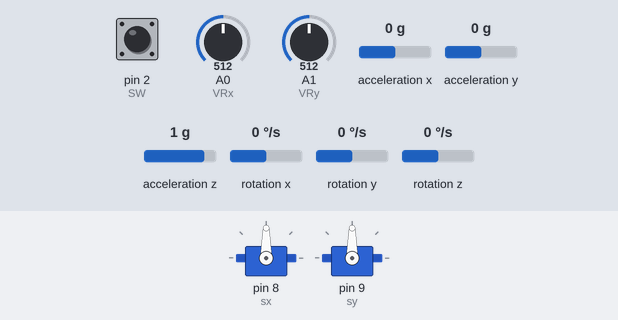
The sketch below on a simulated Arduino Uno, built with avr-gcc and run on an emulated ATmega328P. Parts: 2 × servo. The inputs (shaded band) are chosen by the test bench; at power-on: A0 (VRx) = 512, A1 (VRy) = 512, acceleration y 0 g, pin 2 (SW) HIGH, acceleration x 0 g, acceleration z 1 g, rotation x 0 °/s, rotation y 0 °/s, rotation z 0 °/s. What the sketch prints to the serial monitor is not drawn.

Above: at 2.2 s.
2.3 s: A0 (VRx) set to 266
3.8 s: A0 (VRx) set to 238
At 6.0 s:
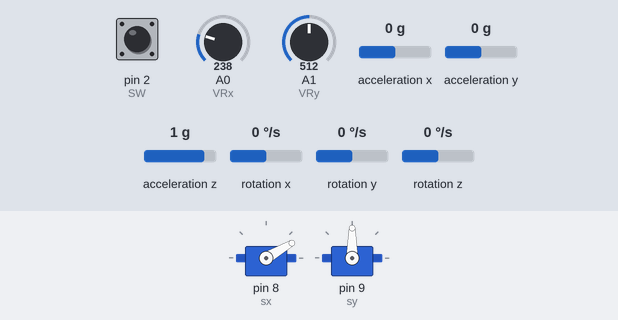
6.8 s: A1 (VRy) set to 765
8.3 s: A1 (VRy) set to 788
At 10.2 s:
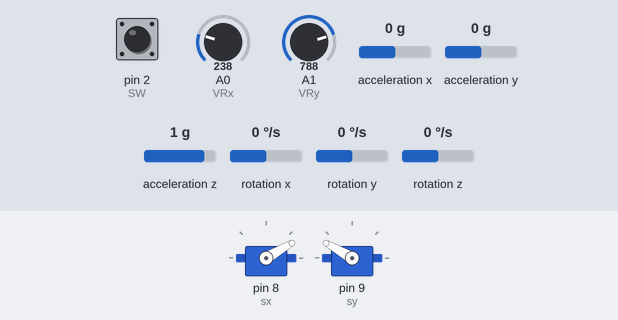
11.3 s: acceleration y set to -0.8 g
At 11.9 s:
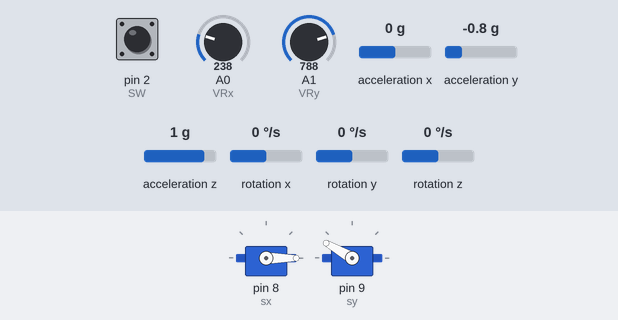
12.8 s: pin 2 (SW) pulled LOW for 1 s
At 13.6 s:
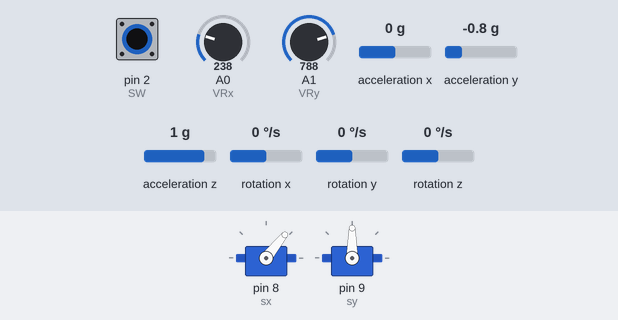
Timing chart, 0 to 16.6 s (numbered marks = the images above; inputs shaded):
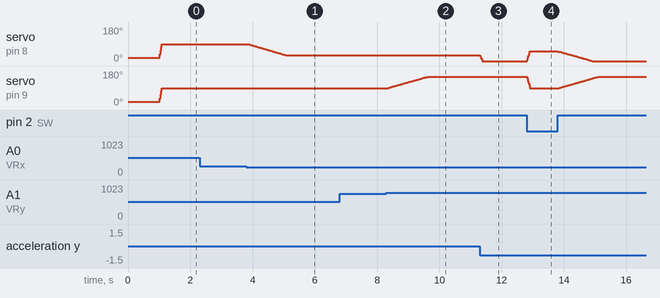

Measured:
- the behaviour switches between 256 and 255 on A0 (VRx) (found by bisection; images 0 and 1)
- the behaviour switches between 772 and 773 on A1 (VRy) (found by bisection; images 1 and 2)
- after the input at 3.8 s, servo on pin 8 (sx): moves from 90° to 30° over 1.3 s, starting at once
- after the input at 8.3 s, servo on pin 9 (sy): moves from 90° to 150° over 1.3 s, starting after 0.06 s
- after the input at 11.3 s, servo on pin 8 (sx): 30° → 0° at once
- after the input at 12.8 s, servo on pin 8 (sx): rises from 0° to 51° in 0.08 s, then falls to 0° in 2.0 s

The sketch:

gimbal-arduino.ino
```cpp
#include "Imu.hpp"
#include "ServoController.hpp"
#include "Joystick.hpp"

/*
Sequencia de funcionamento (loop):
  1.Coleta dos dados do sensor MPU6050
  2.Leitura do joystick analogico
  3.Operações sobre os dados lidos + variação analogicos
    -Partindo sempre da posição de calibração, a cada loop serão calculadas as inclinações + variação desejada,
    de modo que a cada loop teremos novos valores para o posicionamentos dos servos.
    -A variação lida do joystick em qualquer loop deve permanecer após o fim do mesmo.
  4.Saída para os servos
    -Com limitantes de velocidade (sem guinadas -> movimentação suave dentro dos limites de velocidade)
*/

Imu imu;
ServoController servos;
Joystick joystick;

void setup() {
	Serial.begin(115200);
	imu.begin();
	servos.begin();
	joystick.begin();
}

void loop() {
	imu.update();
	joystick.update();
	servos.set_target(
		imu.get_correction_x() + joystick.get_offset_x(),
		imu.get_correction_y() + joystick.get_offset_y()
	);
	servos.update();

	servos.print();
}
```

Imu.cpp
```cpp
#include "Imu.hpp"

void Imu::begin() {
	mpu.upsideDownMounting = true;
	mpu.begin(0, 0);
	mpu.calcOffsets(true, true);
	mpu.setFilterGyroCoef(0.999);
}

void Imu::print() {
	if (Serial) {
		Serial.print("Imu: ");
		Serial.print(get_correction_x());
		Serial.print(", ");
		Serial.println(get_correction_y());
	}
}
```

Imu.hpp
```cpp
#ifndef IMU_HPP
#define IMU_HPP
#include "Wire.h"
#include <MPU6050_light.h>

class Imu {
	MPU6050 mpu;
public:
	Imu(): mpu(Wire) {}
	void begin();
	void print();
	inline void update() { mpu.update(); }

	inline float get_correction_y() { return 90 + mpu.getAngleY(); }
	inline float get_correction_x() { return 90 + mpu.getAngleX(); }
};
#endif // IMU_HPP
```

Joystick.hpp
```cpp
#ifndef JOYSTICK_HPP
#define JOYSTICK_HPP
#include <Arduino.h>

class Joystick {
	static constexpr int VRx = A0;
	static constexpr int VRy = A1;
	static constexpr int SW = 2;
	static constexpr unsigned long update_period = 20; // ms

	int offsetX{};
	int offsetY{};
	unsigned long last_update{0};
public:
	void begin() {
		pinMode(VRx, INPUT);
		pinMode(VRy, INPUT);
		pinMode(SW, INPUT_PULLUP);
	}

	void print() {
		if (Serial) {
			Serial.print("Joystick: ");
			Serial.print(offsetX);
			Serial.print(", ");
			Serial.println(offsetY);
		}
	}

	void atualiza_offset(int pos, int& out) {
		if (pos > 50) {
			out += 1;
			if (out > 60) {
				out = 60;
			}
		}
		if (pos < -50) {
			out -= 1;
			if (out < -60) {
				out = -60;
			}
		}
	}

	int get_offset_x() { return offsetX; }
	int get_offset_y() { return offsetY; }

	void update() {
		if (digitalRead(SW) == LOW) {
			offsetY = offsetX = 0;
			return;
		}
		unsigned long now = millis();
		if (now - last_update >= update_period) {
			last_update = now;
			int posicaoX = map(analogRead(VRx), 0, 1023, -100, 100);
			int posicaoY = map(analogRead(VRy), 0, 1023, -100, 100);
			atualiza_offset(posicaoX, offsetX);
			atualiza_offset(posicaoY, offsetY);
		}
	}
};

#endif // JOYSTICK_HPP
```

ServoController.cpp
```cpp
#include "ServoController.hpp"
#include <Arduino.h>

void ServoController::begin() {
	sx.attach(8);
	sy.attach(9);
	sx.write(x);
	sy.write(y);
}

void ServoController::update() {
	unsigned long now = millis();
	if (now - last_update >= update_period) {
		last_update = now;

		constexpr int alpha = 0.99;
		x = x*alpha + tx*(1.-alpha);
		y = y*alpha + ty*(1.-alpha);

		xs += x;
		xs -= xf[xi];
		xf[xi] = x;
		xi = (xi + 1) % 5;

		ys += y;
		ys -= yf[yi];
		yf[yi] = y;
		yi = (yi + 1) % 5;

		sx.write(xs / 5);
		sy.write(ys / 5);
	}
}
```

ServoController.hpp
```cpp
#ifndef SERVODRIVER_HPP
#define SERVODRIVER_HPP

#include <Servo.h>
#include <Arduino.h>

class ServoController {
	Servo sx;
	Servo sy;
	int x{90};
	int y{90};
	int tx{90};
	int ty{90};

	int xf[5]{0};
	int xs{0};
	int xi{0};

	int yf[5]{0};
	int ys{0};
	int yi{0};

	unsigned long last_update{0};
	static constexpr unsigned long update_period = 20; // ms
public:
	void begin();
	inline void set_target(int x, int y) { tx = x; ty = y; }
	void update();

	void print() {
		Serial.print("Servos: ");
		Serial.print(x);
		Serial.print(", ");
		Serial.print(y);
		Serial.print(", ");
		Serial.print(tx);
		Serial.print(", ");
		Serial.print(ty);
		Serial.println();
	}
};

#endif // SERVODRIVER_HPP
```
